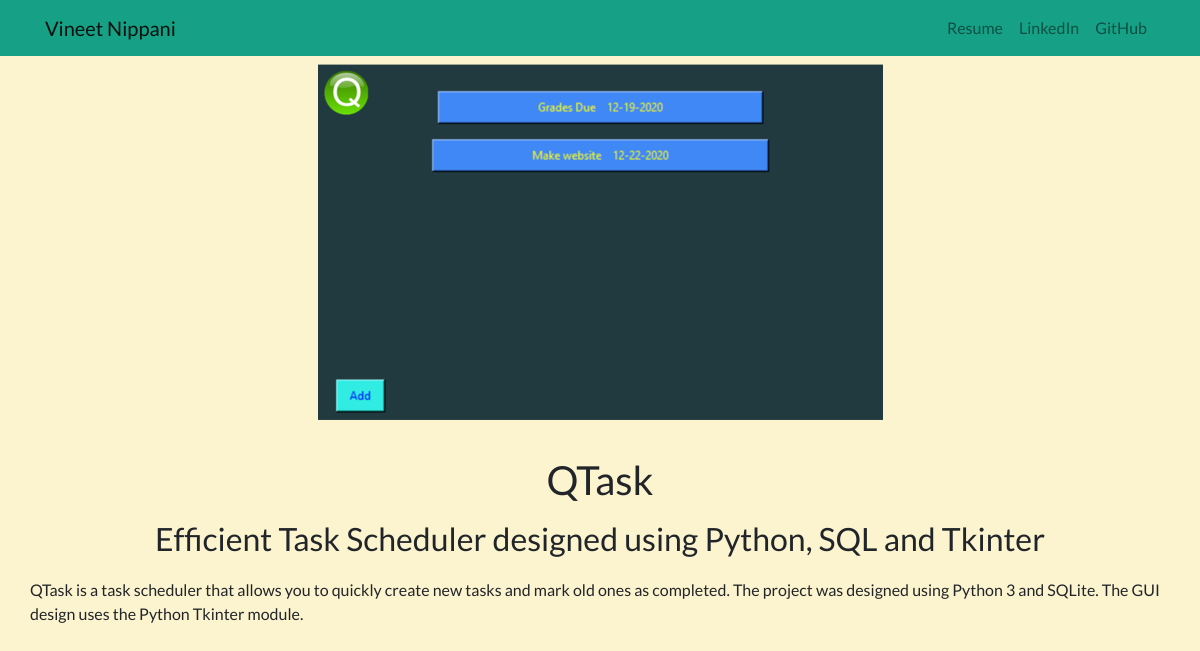
/project/4/, run on the app's committed database.
### rWebsite/models.py (models this page shows, shortened)
class Project(models.Model):
	title = models.CharField(max_length = 100)
	description = models.CharField(max_length = 250)
	image = models.ImageField(upload_to='rWebsite/images/')
	full_info = models.TextField()

### rWebsite/views.py (the view)
# urls.py: path('project/<int:proj_id>/', views.detail, name='detail'), #each project gets its own page
def detail(request, proj_id):
	project = get_object_or_404(Project,pk=proj_id) #returns 404 if can't grab id
	return render(request,'rWebsite/detail.html',{'project':project})

### rWebsite/templates/rWebsite/detail.html
{% extends 'rWebsite/base.html' %}
{% block content %}
<div class="row py-md-2 justify-content-center">
	<img src="{{ project.image.url }}">
</div>
<br>
<div class="row py-md-1 justify-content-center">
	<h1>{{ project.title }}</h1>
</div>
<div class="row py-md-1 justify-content-center">
	<h2>{{ project.description }}</h2>
</div>
<div class="row py-md-2 justify-content-center">
	<p>{{ project.full_info }}</p>
</div>
{% endblock %}

### rWebsite/static/rWebsite/custom.css (style rules this page uses)
#bodyS { font-family: 'Lato', sans-serif; background-color: #FCF3CF; }

### data on the page
Project: image (picture), title "QTask", description "Efficient Task Scheduler designed using Python, SQL and Tkinter", full_info "QTask is a task scheduler that allows you to quickly create new tasks and mark old ones as completed. The project was designed using Python 3 and SQLite. The GUI design uses the Python Tkinter module."
